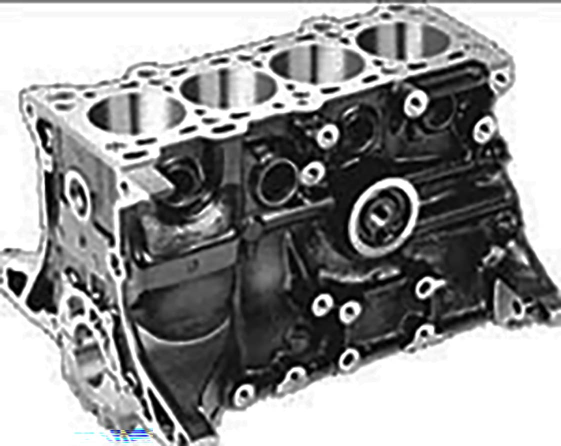
#> input picture TP4/motor.jpg, 1122 x 892 px (shown at 1/2 size)
$ python circulos.py
#> lines starting #> are read from the running program, lines starting #| are printed output that depends on the picture; after the words box and inside, x2 and y2 are one past the last pixel; in counts of white or black regions, pixels touching at a corner belong together
import cv2
import numpy as np

# Cargar la imagen
imagen = cv2.imread('motor.jpg')
#> imagen is the input picture: shape (892, 1122, 3); mean B, G, R 148.5, 148.5, 148.4
#imagen = cv2.imread('motor2.jpg')
#imagen = cv2.imread('motor3.jpg')

# Convertir la imagen a escala de grises
img_byn = cv2.cvtColor(imagen, cv2.COLOR_BGR2GRAY)

# Aplicar detección de bordes utilizando el algoritmo de Canny
img_borde = cv2.Canny(img_byn, 50, 150)
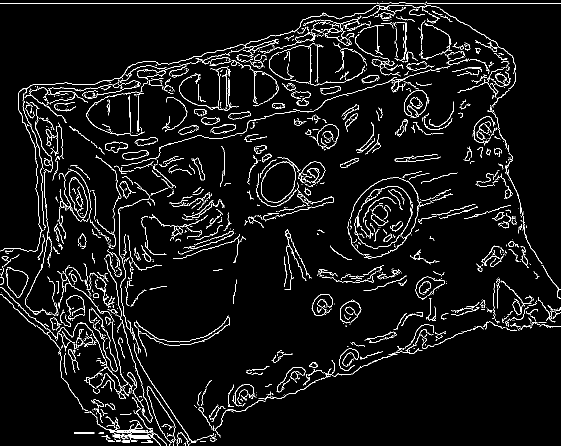
#> img_borde: shape (892, 1122) (shown at 1/2 size); 4.9% white in thin lines or dots

# Aplicar la transformada de Hough para detectar círculos
#circulo = cv2.HoughCircles(img_borde, cv2.HOUGH_GRADIENT, dp=1, minDist=50, param1=50, param2=30, minRadius=40, maxRadius=60)

circulo = cv2.HoughCircles(img_borde, cv2.HOUGH_GRADIENT, dp=1, minDist=100, param1=50, param2=30, minRadius=50, maxRadius=75)
#> circulo = [[768.5, 432.5, 63.4]]
# Dibujar los círculos encontrados sobre la imagen original
if circulo is not None:
    circulo = np.round(circulo[0, :]).astype("int")
#> circulo = [[768, 432, 63]]
    for (x, y, r) in circulo:
        cv2.circle(imagen, (x, y), r, (0, 0, 255), 4)
        cv2.circle(imagen, (x, y), 2, (0, 255, 0), 6) #la coordenada del centro del circulo
#> this loop made 1 pass
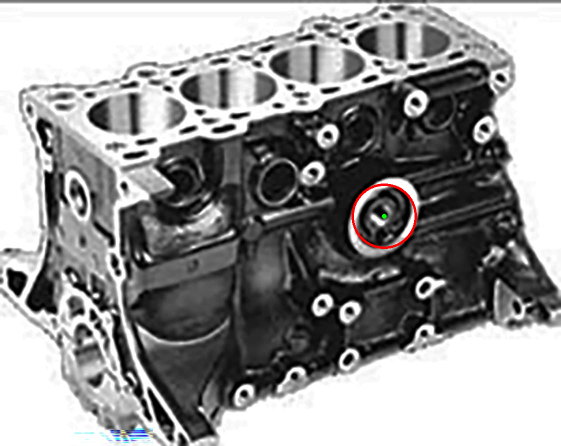
#> imagen: shape (892, 1122, 3) (shown at 1/2 size); 0.2% of pixels changed, all inside (x1, y1, x2, y2) = (703, 367, 834, 498)

# Mostrar la imagen con los círculos detectados


# Crea una ventana con el nombre deseado y el flag WINDOW_NORMAL
cv2.namedWindow('Circunferencia detectada', cv2.WINDOW_NORMAL)

# Especifica el tamaño deseado de la ventana (ancho, alto)
ventana = (800, 600)

# Ajusta el tamaño de la ventana
cv2.resizeWindow('Circunferencia detectada', ventana[0], ventana[1])

cv2.imshow('Circunferencia detectada', imagen)
cv2.waitKey(0)
cv2.destroyAllWindows()

$ run again, with TP4/motor2.jpg copied over TP4/motor.jpg
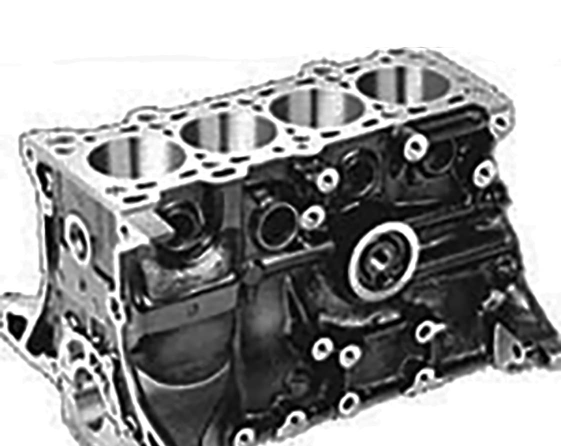
#> input picture TP4/motor2.jpg, 1122 x 892 px (shown at 1/2 size)
#> imagen is the input picture: shape (892, 1122, 3); min 0, max 255, mean 152.2
#> `img_borde = cv2.Canny(img_byn, 50, 150)`:
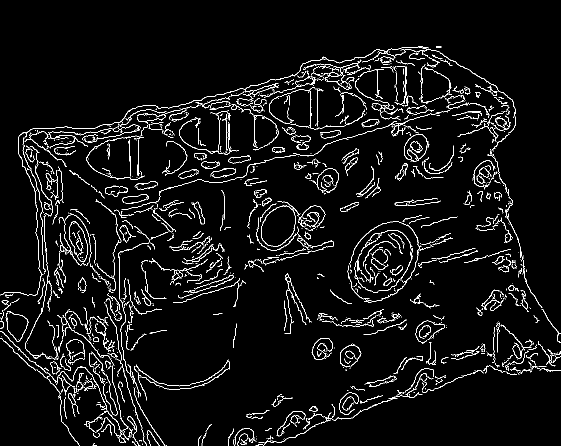
#> img_borde: shape (892, 1122) (shown at 1/2 size); 4.5% white in thin lines or dots, all inside (x1, y1, x2, y2) = (0, 93, 1122, 892)
#> `circulo = cv2.HoughCircles(img_borde, cv2.HOUGH_GRADIENT, dp=1, minDis..`: circulo = [[768.5, 520.5, 63.4]]
#> `circulo = np.round(circulo[0, :]).astype("int")`: circulo = [[768, 520, 63]]
#> the loop `for (x, y, r) in circulo:` made 1 pass
#> after the loop `for (x, y, r) in circulo:`:
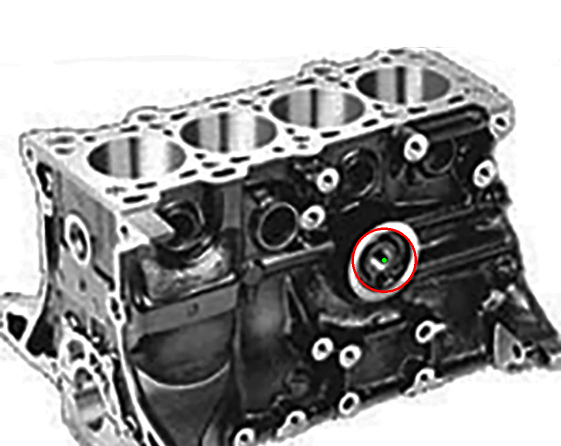
#> imagen: shape (892, 1122, 3) (shown at 1/2 size); 0.2% of pixels changed, all inside (x1, y1, x2, y2) = (703, 455, 834, 586)

$ run again, with TP4/motor3.jpg copied over TP4/motor.jpg
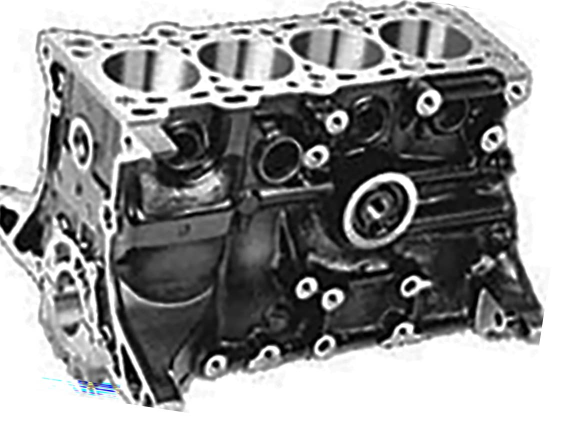
#> input picture TP4/motor3.jpg, 1122 x 892 px (shown at 1/2 size)
#> imagen is the input picture: shape (892, 1122, 3); mean B, G, R 149.6, 149.6, 149.5
#> `img_borde = cv2.Canny(img_byn, 50, 150)`:
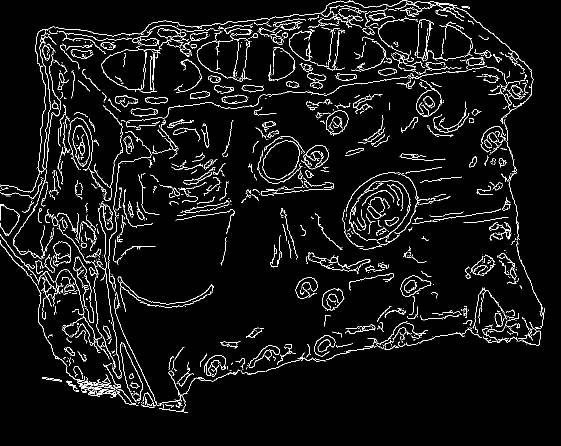
#> img_borde: shape (892, 1122) (shown at 1/2 size); 4.8% white in thin lines or dots, all inside (x1, y1, x2, y2) = (0, 0, 1089, 826)
#> `circulo = cv2.HoughCircles(img_borde, cv2.HOUGH_GRADIENT, dp=1, minDis..`: circulo = [[754.5, 422.5, 61.1]]
#> `circulo = np.round(circulo[0, :]).astype("int")`: circulo = [[754, 422, 61]]
#> the loop `for (x, y, r) in circulo:` made 1 pass
#> after the loop `for (x, y, r) in circulo:`:
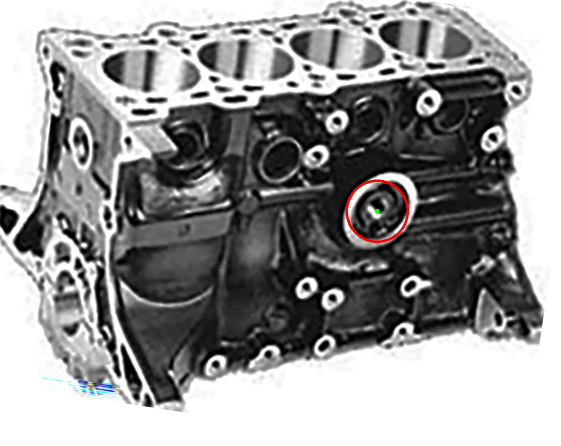
#> imagen: shape (892, 1122, 3) (shown at 1/2 size); 0.2% of pixels changed, all inside (x1, y1, x2, y2) = (691, 359, 818, 486)
